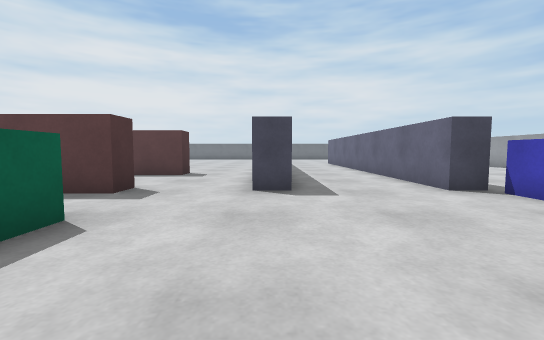
[1] (above)

19 first-person views from a walk through a robot-simulator world made for Webots. The camera is 0.08 m above the floor, tilts 4° down and sees 90° across. The floor is counted in squares, 0.1 m on a side. Each view is taken from the middle of a square. On the plan, view 1 faces up. The plan holds only what a view shows up to about 10 squares ahead; the rest is blank. Robots are left out. Webots' stock objects and surfaces are drawn as simple stand-ins.

[2]
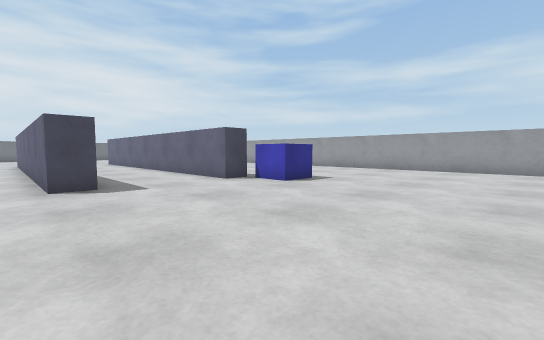

[3]
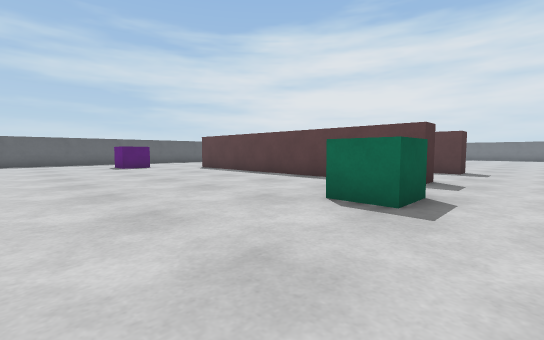

[4]
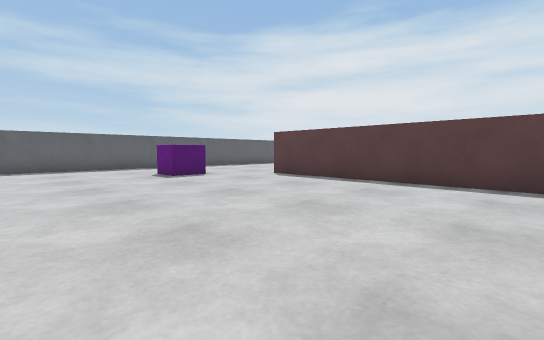

[5]
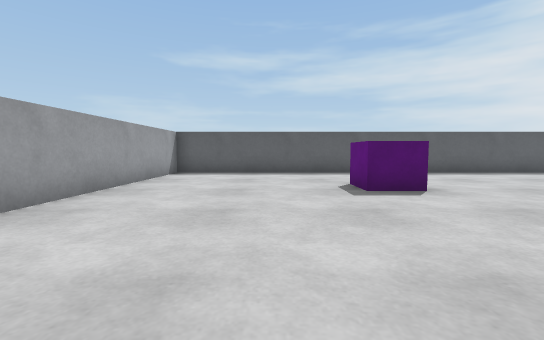

[6]
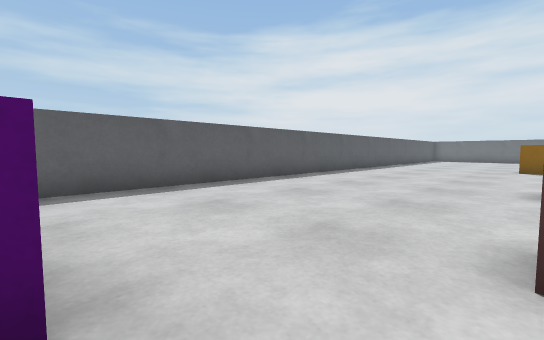

[7]
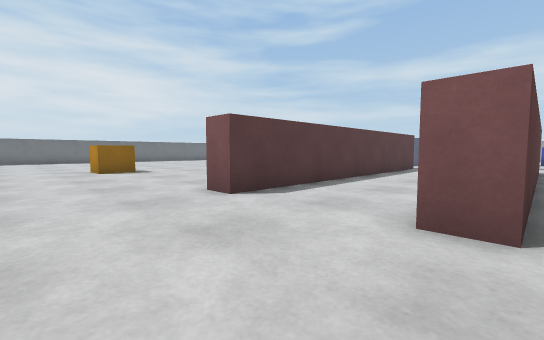

[8]
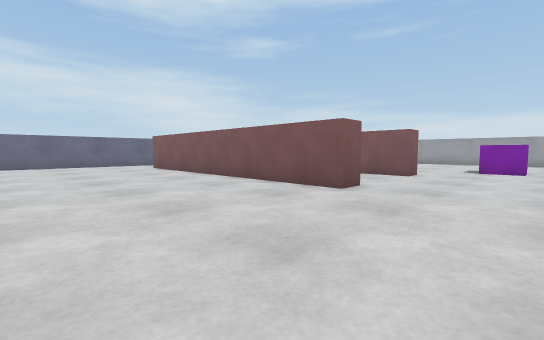

[9]
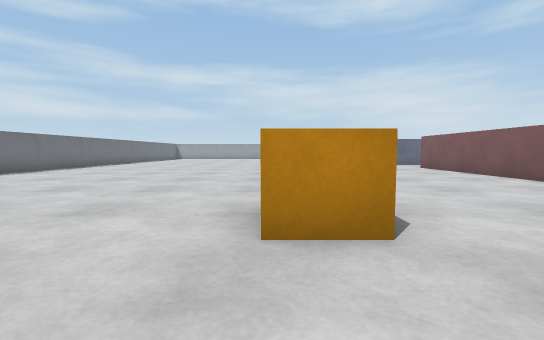

[10]
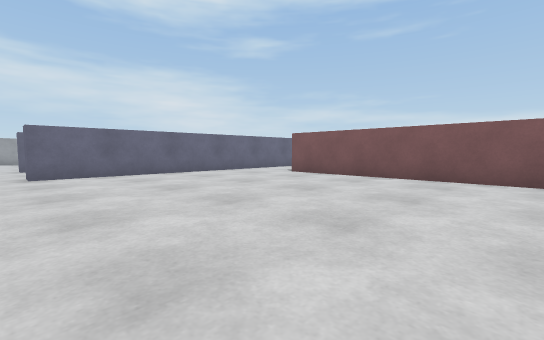

[11]
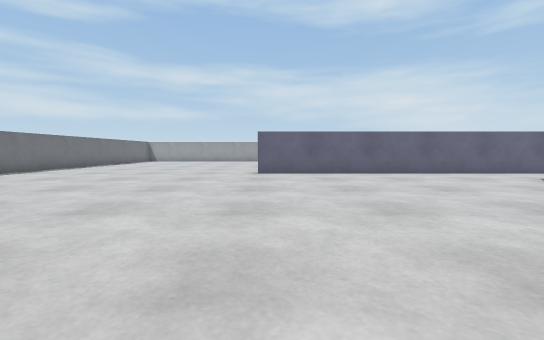

[12]
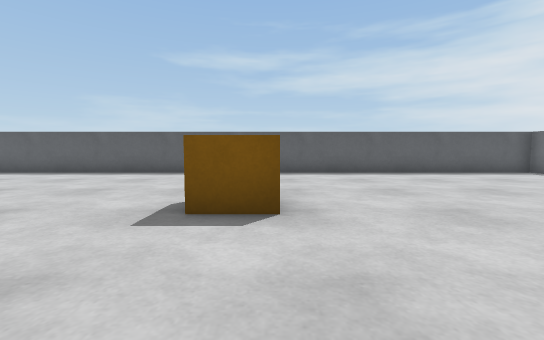

[13]
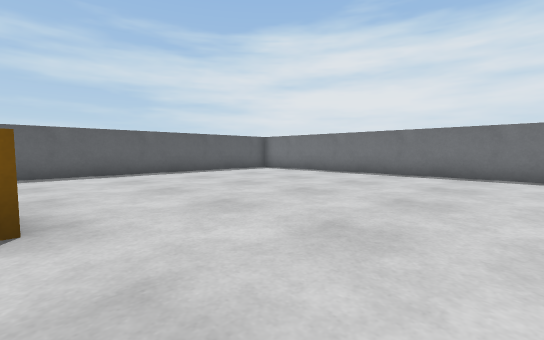

[14]
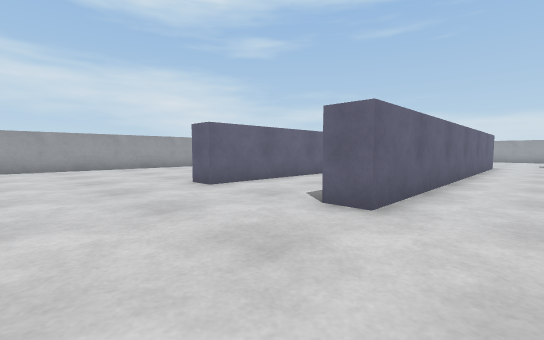

[15]
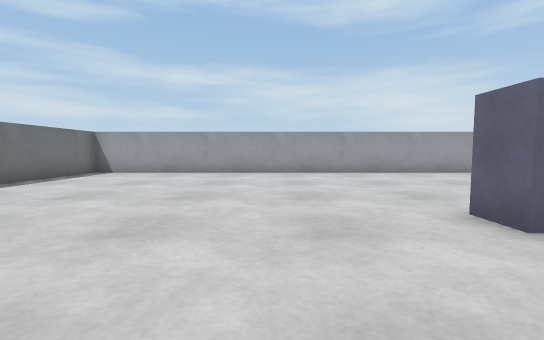

[16]
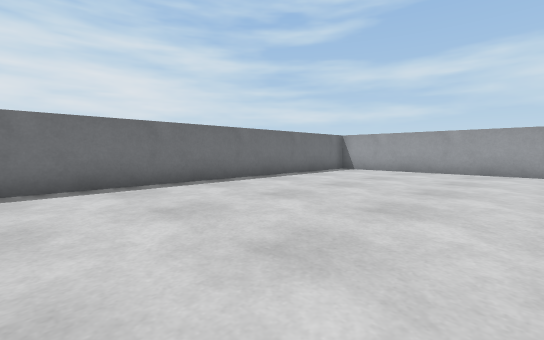

[17]
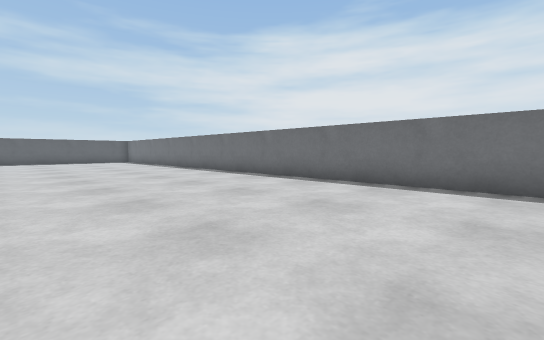

[18]
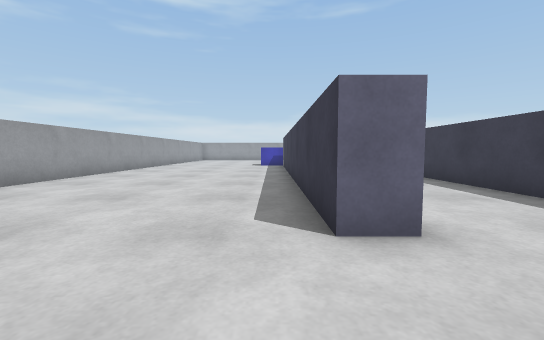

[19]
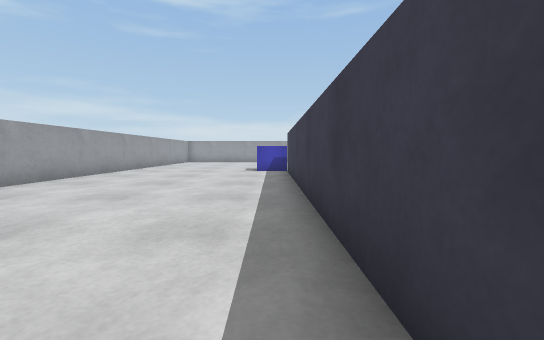

### Floor plan
Points are (right, up) in squares from view 1. A wall is a line through its corners. A room is listed if a view was taken in it or the views show most of it. See-through windows are left out.
Room 1 (views 1, 2, 3, 4, 5, 6, 7, 8, 9, 10, 11, 12, 13, 14, 15, 16, 17, 18, 19)
walls: (-3, 10) (-3, 9.1) (-13, 9.1) (-13, 9.9) (-3.9, 9.9); (0.4, 15.5) (0.4, 11.8); (-3, 6) (-3, 5.1) (-13, 5.1) (-13, 5.9) (-11.4, 5.9); (3.6, 12.8) (3.6, 17.5) (4.4, 17.5) (4.4, 6.4); (0.5, 5.5) (-0.4, 5.5) (-0.4, 17.5) (0.5, 17.5); (4.5, 5.5) (3.6, 5.5) (3.6, 10.1); (-19, 13.9) (-19, -3.5) (-12.4, -3.5); (-8.9, 26.5) (-13.8, 26.5); (11, 5.9) (11, 26.5) (-6.6, 26.5); (11, -1.1) (11, 1.2); (-19, 26.5) (-19, 17.2)
objects: purple box (-15, 2) to (-15, 3); orange box (-13, 16) to (-13, 17); green box (-3, 2) to (-3, 3); blue box (5, 4) to (5, 5)

Positions as (right, up) in squares from view 1, and headings:
1: (0, 0), facing up
2: (-1, -1), facing up-right
3: (-1, -2), facing up-left
4: (-6, -2), facing up-left
5: (-9, 0), facing left
6: (-13, 3), facing up-left
7: (-16, 5), facing up-right
8: (-16, 15), facing down-right
9: (-16, 17), facing right
10: (-10, 18), facing down-right
11: (-10, 17), facing right
12: (-9, 17), facing left
13: (-9, 17), facing up-left
14: (-2, 21), facing down-right
15: (1, 20), facing right
16: (0, 20), facing up-right
17: (2, 20), facing up-left
18: (5, 20), facing down
19: (5, 16), facing down
